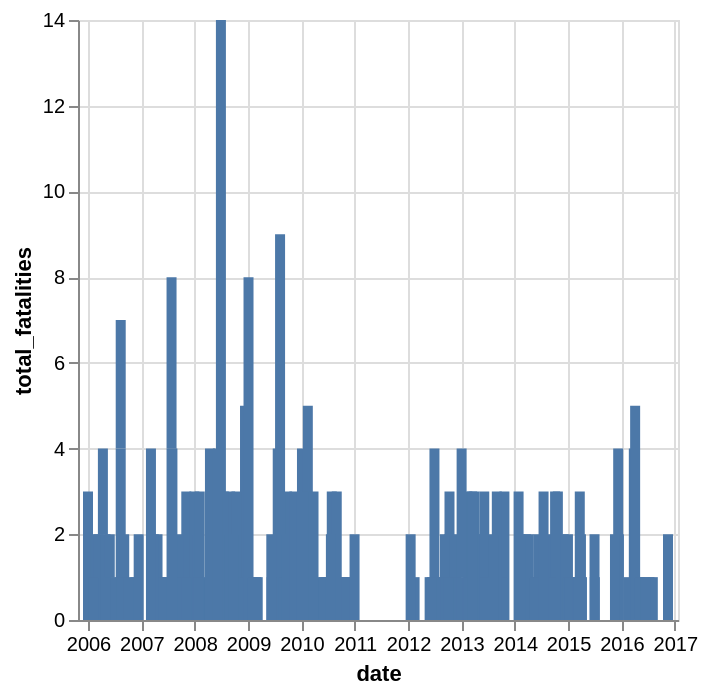

This figure's notebook cell:
### Code cell
alt.Chart(accident_list).mark_bar().encode(
    x = "date" ,
    y = "total_fatalities"
)

### Figure 1 — Vega-Lite specification as saved in the notebook (floating-point values rounded to 4 significant figures; data arrays with more than 128 entries replaced by an {"elided": "..."} marker saying what was removed)
{"config": {"view": {"continuousWidth": 300, "continuousHeight": 300}}, "data": {"name": "data-9b0d75cebc316793bcaa5ee8a78daf01"}, "mark": {"type": "bar"}, "encoding": {"x": {"field": "date", "type": "temporal"}, "y": {"field": "total_fatalities", "type": "quantitative"}}, "$schema": "https://vega.github.io/schema/vega-lite/v6.4.1.json", "datasets": {"data-9b0d75cebc316793bcaa5ee8a78daf01": {"elided": "163 records"}}}
